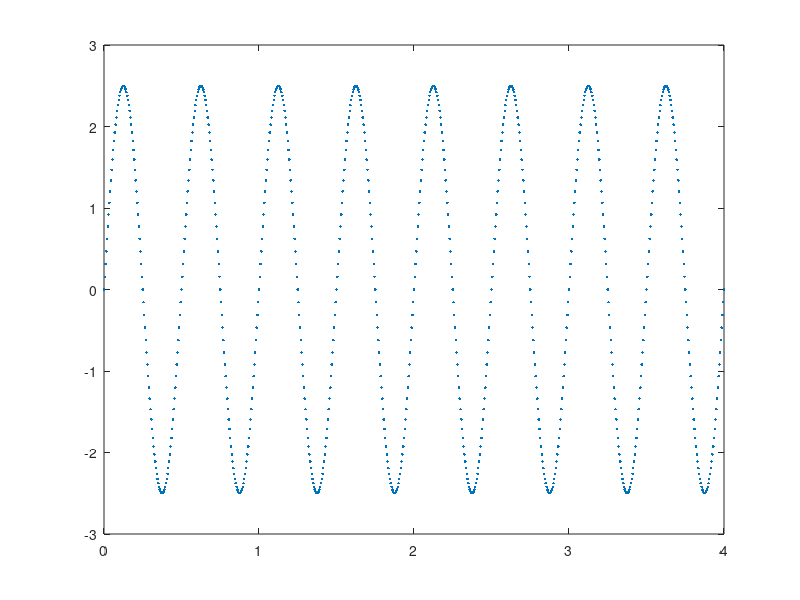

Recreate this plot in MATLAB.
if 0
close all
f1 = figure;
a1 = axes;
axis([0 10 0 1]);
l1 = line([0,1], [0,1]);
set(l1, 'color', 'r');

for i =1:10
    set(l1, 'xdata', [0,i]);
    drawnow;
    pause(1);
end  


n = randn(10000, 1);
histogram(n, 20);
end

close all
f1 = figure;
a1 = axes;
axis([0 5 -3 3]);
a = 0:4*pi/200:16*pi;
s1 = 2.5*sin(a);
a = a/(pi*4);
plot(a, s1, '.');